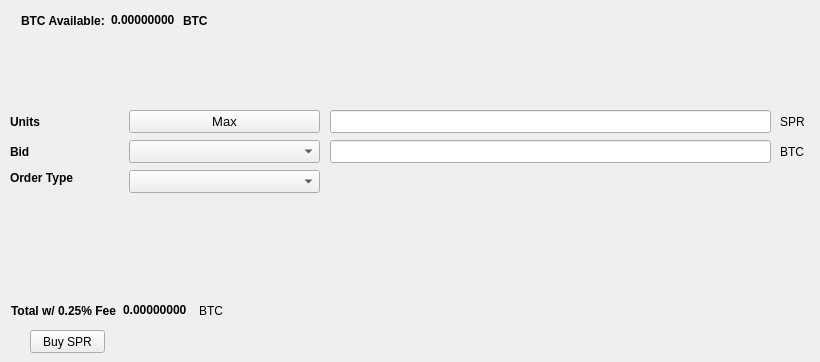
   <widget class="QWidget" name="BuyTab">
    <attribute name="title">
     <string>Buy</string>
    </attribute>
    <widget class="QPushButton" name="BuySPR">
     <property name="geometry">
      <rect>
       <x>30</x>
       <y>330</y>
       <width>75</width>
       <height>23</height>
      </rect>
     </property>
     <property name="text">
      <string>Buy SPR</string>
     </property>
    </widget>
    <widget class="QLabel" name="label_3">
     <property name="geometry">
      <rect>
       <x>10</x>
       <y>110</y>
       <width>46</width>
       <height>23</height>
      </rect>
     </property>
     <property name="font">
      <font>
       <weight>75</weight>
       <bold>true</bold>
      </font>
     </property>
     <property name="text">
      <string>Units</string>
     </property>
    </widget>
    <widget class="QLineEdit" name="UnitsInput">
     <property name="geometry">
      <rect>
       <x>330</x>
       <y>110</y>
       <width>441</width>
       <height>23</height>
      </rect>
     </property>
     <property name="font">
      <font>
       <pointsize>9</pointsize>
       <weight>75</weight>
       <bold>true</bold>
      </font>
     </property>
    </widget>
    <widget class="QLineEdit" name="BuyBidPriceEdit">
     <property name="geometry">
      <rect>
       <x>330</x>
       <y>140</y>
       <width>441</width>
       <height>23</height>
      </rect>
     </property>
     <property name="font">
      <font>
       <pointsize>9</pointsize>
       <weight>75</weight>
       <bold>true</bold>
      </font>
     </property>
    </widget>
    <widget class="QLabel" name="label_4">
     <property name="geometry">
      <rect>
       <x>780</x>
       <y>110</y>
       <width>31</width>
       <height>23</height>
      </rect>
     </property>
     <property name="text">
      <string>SPR</string>
     </property>
    </widget>
    <widget class="QLabel" name="label_5">
     <property name="geometry">
      <rect>
       <x>780</x>
       <y>140</y>
       <width>31</width>
       <height>23</height>
      </rect>
     </property>
     <property name="text">
      <string>BTC</string>
     </property>
    </widget>
    <widget class="QLabel" name="label_6">
     <property name="geometry">
      <rect>
       <x>10</x>
       <y>140</y>
       <width>46</width>
       <height>23</height>
      </rect>
     </property>
     <property name="font">
      <font>
       <weight>75</weight>
       <bold>true</bold>
      </font>
     </property>
     <property name="text">
      <string>Bid</string>
     </property>
    </widget>
    <widget class="QLabel" name="label_7">
     <property name="geometry">
      <rect>
       <x>10</x>
       <y>170</y>
       <width>91</width>
       <height>16</height>
      </rect>
     </property>
     <property name="font">
      <font>
       <weight>75</weight>
       <bold>true</bold>
      </font>
     </property>
     <property name="text">
      <string>Order Type</string>
     </property>
    </widget>
    <widget class="QPushButton" name="Buy_Max_Amount">
     <property name="geometry">
      <rect>
       <x>129</x>
       <y>110</y>
       <width>191</width>
       <height>23</height>
      </rect>
     </property>
     <property name="font">
      <font>
       <pointsize>10</pointsize>
      </font>
     </property>
     <property name="text">
      <string>Max</string>
     </property>
    </widget>
    <widget class="QComboBox" name="BuyBidcomboBox">
     <property name="geometry">
      <rect>
       <x>129</x>
       <y>140</y>
       <width>191</width>
       <height>23</height>
      </rect>
     </property>
     <property name="font">
      <font>
       <pointsize>10</pointsize>
      </font>
     </property>
    </widget>
    <widget class="QComboBox" name="buyOrdertypeCombo">
     <property name="geometry">
      <rect>
       <x>129</x>
       <y>170</y>
       <width>191</width>
       <height>23</height>
      </rect>
     </property>
     <property name="font">
      <font>
       <pointsize>10</pointsize>
      </font>
     </property>
    </widget>
    <widget class="QWidget" name="layoutWidget">
     <property name="geometry">
      <rect>
       <x>21</x>
       <y>11</y>
       <width>227</width>
       <height>19</height>
      </rect>
     </property>
     <layout class="QHBoxLayout" name="horizontalLayout_3">
      <item>
       <widget class="QLabel" name="label232">
        <property name="font">
         <font>
          <weight>75</weight>
          <bold>true</bold>
         </font>
        </property>
        <property name="text">
         <string>BTC Available:</string>
        </property>
       </widget>
      </item>
      <item>
       <widget class="QLabel" name="BtcAvailableLbl">
        <property name="palette">
         <palette>
          <active>
           <colorrole role="WindowText">
            <brush brushstyle="SolidPattern">
             <color alpha="255">
              <red>0</red>
              <green>0</green>
              <blue>0</blue>
             </color>
            </brush>
           </colorrole>
           <colorrole role="Button">
            <brush brushstyle="SolidPattern">
             <color alpha="255">
              <red>0</red>
              <green>170</green>
              <blue>0</blue>
             </color>
            </brush>
           </colorrole>
           <colorrole role="Light">
            <brush brushstyle="SolidPattern">
             <color alpha="255">
              <red>0</red>
              <green>255</green>
              <blue>0</blue>
             </color>
            </brush>
           </colorrole>
           <colorrole role="Midlight">
            <brush brushstyle="SolidPattern">
             <color alpha="255">
              <red>0</red>
              <green>212</green>
              <blue>0</blue>
             </color>
            </brush>
           </colorrole>
           <colorrole role="Dark">
            <brush brushstyle="SolidPattern">
             <color alpha="255">
              <red>0</red>
              <green>85</green>
              <blue>0</blue>
             </color>
            </brush>
           </colorrole>
           <colorrole role="Mid">
            <brush brushstyle="SolidPattern">
             <color alpha="255">
              <red>0</red>
              <green>113</green>
              <blue>0</blue>
             </color>
            </brush>
           </colorrole>
           <colorrole role="Text">
            <brush brushstyle="SolidPattern">
             <color alpha="255">
              <red>0</red>
              <green>170</green>
              <blue>0</blue>
             </color>
            </brush>
           </colorrole>
           <colorrole role="BrightText">
            <brush brushstyle="SolidPattern">
             <color alpha="255">
              <red>255</red>
              <green>255</green>
              <blue>255</blue>
             </color>
            </brush>
           </colorrole>
           <colorrole role="ButtonText">
            <brush brushstyle="SolidPattern">
             <color alpha="255">
              <red>0</red>
              <green>0</green>
              <blue>0</blue>
             </color>
            </brush>
           </colorrole>
           <colorrole role="Base">
            <brush brushstyle="SolidPattern">
             <color alpha="255">
              <red>255</red>
              <green>255</green>
              <blue>255</blue>
             </color>
            </brush>
           </colorrole>
           <colorrole role="Window">
            <brush brushstyle="SolidPattern">
             <color alpha="255">
              <red>0</red>
              <green>170</green>
              <blue>0</blue>
             </color>
            </brush>
           </colorrole>
           <colorrole role="Shadow">
            <brush brushstyle="SolidPattern">
             <color alpha="255">
              <red>0</red>
              <green>0</green>
              <blue>0</blue>
             </color>
            </brush>
           </colorrole>
           <colorrole role="AlternateBase">
            <brush brushstyle="SolidPattern">
             <color alpha="255">
              <red>127</red>
              <green>212</green>
              <blue>127</blue>
             </color>
            </brush>
           </colorrole>
           <colorrole role="ToolTipBase">
            <brush brushstyle="SolidPattern">
             <color alpha="255">
              <red>255</red>
              <green>255</green>
              <blue>220</blue>
             </color>
            </brush>
           </colorrole>
           <colorrole role="ToolTipText">
            <brush brushstyle="SolidPattern">
             <color alpha="255">
              <red>0</red>
              <green>0</green>
              <blue>0</blue>
             </color>
            </brush>
           </colorrole>
          </active>
          <inactive>
           <colorrole role="WindowText">
            <brush brushstyle="SolidPattern">
             <color alpha="255">
              <red>0</red>
              <green>0</green>
              <blue>0</blue>
             </color>
            </brush>
           </colorrole>
           <colorrole role="Button">
            <brush brushstyle="SolidPattern">
             <color alpha="255">
              <red>0</red>
              <green>170</green>
              <blue>0</blue>
             </color>
            </brush>
           </colorrole>
           <colorrole role="Light">
            <brush brushstyle="SolidPattern">
             <color alpha="255">
              <red>0</red>
              <green>255</green>
              <blue>0</blue>
             </color>
            </brush>
           </colorrole>
           <colorrole role="Midlight">
            <brush brushstyle="SolidPattern">
             <color alpha="255">
              <red>0</red>
              <green>212</green>
              <blue>0</blue>
             </color>
            </brush>
           </colorrole>
           <colorrole role="Dark">
            <brush brushstyle="SolidPattern">
             <color alpha="255">
              <red>0</red>
              <green>85</green>
              <blue>0</blue>
             </color>
            </brush>
           </colorrole>
           <colorrole role="Mid">
            <brush brushstyle="SolidPattern">
             <color alpha="255">
              <red>0</red>
              <green>113</green>
              <blue>0</blue>
             </color>
            </brush>
           </colorrole>
           <colorrole role="Text">
            <brush brushstyle="SolidPattern">
             <color alpha="255">
              <red>0</red>
              <green>170</green>
              <blue>0</blue>
             </color>
            </brush>
           </colorrole>
           <colorrole role="BrightText">
            <brush brushstyle="SolidPattern">
             <color alpha="255">
              <red>255</red>
              <green>255</green>
              <blue>255</blue>
             </color>
            </brush>
           </colorrole>
           <colorrole role="ButtonText">
            <brush brushstyle="SolidPattern">
             <color alpha="255">
              <red>0</red>
              <green>0</green>
              <blue>0</blue>
             </color>
            </brush>
           </colorrole>
           <colorrole role="Base">
            <brush brushstyle="SolidPattern">
             <color alpha="255">
              <red>255</red>
              <green>255</green>
              <blue>255</blue>
             </color>
            </brush>
           </colorrole>
           <colorrole role="Window">
            <brush brushstyle="SolidPattern">
             <color alpha="255">
              <red>0</red>
              <green>170</green>
              <blue>0</blue>
             </color>
            </brush>
           </colorrole>
           <colorrole role="Shadow">
            <brush brushstyle="SolidPattern">
             <color alpha="255">
              <red>0</red>
              <green>0</green>
              <blue>0</blue>
             </color>
            </brush>
           </colorrole>
           <colorrole role="AlternateBase">
            <brush brushstyle="SolidPattern">
             <color alpha="255">
              <red>127</red>
              <green>212</green>
              <blue>127</blue>
             </color>
            </brush>
           </colorrole>
           <colorrole role="ToolTipBase">
            <brush brushstyle="SolidPattern">
             <color alpha="255">
              <red>255</red>
              <green>255</green>
              <blue>220</blue>
             </color>
            </brush>
           </colorrole>
           <colorrole role="ToolTipText">
            <brush brushstyle="SolidPattern">
             <color alpha="255">
              <red>0</red>
              <green>0</green>
              <blue>0</blue>
             </color>
            </brush>
           </colorrole>
          </inactive>
          <disabled>
           <colorrole role="WindowText">
            <brush brushstyle="SolidPattern">
             <color alpha="255">
              <red>0</red>
              <green>85</green>
              <blue>0</blue>
             </color>
            </brush>
           </colorrole>
           <colorrole role="Button">
            <brush brushstyle="SolidPattern">
             <color alpha="255">
              <red>0</red>
              <green>170</green>
              <blue>0</blue>
             </color>
            </brush>
           </colorrole>
           <colorrole role="Light">
            <brush brushstyle="SolidPattern">
             <color alpha="255">
              <red>0</red>
              <green>255</green>
              <blue>0</blue>
             </color>
            </brush>
           </colorrole>
           <colorrole role="Midlight">
            <brush brushstyle="SolidPattern">
             <color alpha="255">
              <red>0</red>
              <green>212</green>
              <blue>0</blue>
             </color>
            </brush>
           </colorrole>
           <colorrole role="Dark">
            <brush brushstyle="SolidPattern">
             <color alpha="255">
              <red>0</red>
              <green>85</green>
              <blue>0</blue>
             </color>
            </brush>
           </colorrole>
           <colorrole role="Mid">
            <brush brushstyle="SolidPattern">
             <color alpha="255">
              <red>0</red>
              <green>113</green>
              <blue>0</blue>
             </color>
            </brush>
           </colorrole>
           <colorrole role="Text">
            <brush brushstyle="SolidPattern">
             <color alpha="255">
              <red>0</red>
              <green>85</green>
              <blue>0</blue>
             </color>
            </brush>
           </colorrole>
           <colorrole role="BrightText">
            <brush brushstyle="SolidPattern">
             <color alpha="255">
              <red>255</red>
              <green>255</green>
              <blue>255</blue>
             </color>
            </brush>
           </colorrole>
           <colorrole role="ButtonText">
            <brush brushstyle="SolidPattern">
             <color alpha="255">
              <red>0</red>
              <green>85</green>
              <blue>0</blue>
             </color>
            </brush>
           </colorrole>
           <colorrole role="Base">
            <brush brushstyle="SolidPattern">
             <color alpha="255">
              <red>0</red>
              <green>170</green>
              <blue>0</blue>
             </color>
            </brush>
           </colorrole>
           <colorrole role="Window">
            <brush brushstyle="SolidPattern">
             <color alpha="255">
              <red>0</red>
              <green>170</green>
              <blue>0</blue>
             </color>
            </brush>
           </colorrole>
           <colorrole role="Shadow">
            <brush brushstyle="SolidPattern">
             <color alpha="255">
              <red>0</red>
              <green>0</green>
              <blue>0</blue>
             </color>
            </brush>
           </colorrole>
           <colorrole role="AlternateBase">
            <brush brushstyle="SolidPattern">
             <color alpha="255">
              <red>0</red>
              <green>170</green>
              <blue>0</blue>
             </color>
            </brush>
           </colorrole>
           <colorrole role="ToolTipBase">
            <brush brushstyle="SolidPattern">
             <color alpha="255">
              <red>255</red>
              <green>255</green>
              <blue>220</blue>
             </color>
            </brush>
           </colorrole>
           <colorrole role="ToolTipText">
            <brush brushstyle="SolidPattern">
             <color alpha="255">
              <red>0</red>
              <green>0</green>
              <blue>0</blue>
             </color>
            </brush>
           </colorrole>
          </disabled>
         </palette>
        </property>
        <property name="font">
         <font>
          <weight>75</weight>
          <bold>true</bold>
         </font>
        </property>
        <property name="text">
         <string>0.00000000</string>
        </property>
        <property name="textInteractionFlags">
         <set>Qt::LinksAccessibleByMouse|Qt::TextSelectableByKeyboard|Qt::TextSelectableByMouse</set>
        </property>
       </widget>
      </item>
      <item>
       <widget class="QLabel" name="BtcAvailableLbl_2">
        <property name="font">
         <font>
          <weight>75</weight>
          <bold>true</bold>
         </font>
        </property>
        <property name="text">
         <string>BTC</string>
        </property>
       </widget>
      </item>
     </layout>
    </widget>
    <widget class="QWidget" name="layoutWidget">
     <property name="geometry">
      <rect>
       <x>11</x>
       <y>301</y>
       <width>258</width>
       <height>19</height>
      </rect>
     </property>
     <layout class="QHBoxLayout" name="horizontalLayout_4">
      <item>
       <widget class="QLabel" name="label_9">
        <property name="font">
         <font>
          <weight>75</weight>
          <bold>true</bold>
         </font>
        </property>
        <property name="text">
         <string>Total w/ 0.25% Fee</string>
        </property>
       </widget>
      </item>
      <item>
       <widget class="QLabel" name="BuyCostLabel">
        <property name="palette">
         <palette>
          <active>
           <colorrole role="WindowText">
            <brush brushstyle="SolidPattern">
             <color alpha="255">
              <red>0</red>
              <green>0</green>
              <blue>0</blue>
             </color>
            </brush>
           </colorrole>
           <colorrole role="Button">
            <brush brushstyle="SolidPattern">
             <color alpha="255">
              <red>0</red>
              <green>170</green>
              <blue>0</blue>
             </color>
            </brush>
           </colorrole>
           <colorrole role="Light">
            <brush brushstyle="SolidPattern">
             <color alpha="255">
              <red>0</red>
              <green>255</green>
              <blue>0</blue>
             </color>
            </brush>
           </colorrole>
           <colorrole role="Midlight">
            <brush brushstyle="SolidPattern">
             <color alpha="255">
              <red>0</red>
              <green>212</green>
              <blue>0</blue>
             </color>
            </brush>
           </colorrole>
           <colorrole role="Dark">
            <brush brushstyle="SolidPattern">
             <color alpha="255">
              <red>0</red>
              <green>85</green>
              <blue>0</blue>
             </color>
            </brush>
           </colorrole>
           <colorrole role="Mid">
            <brush brushstyle="SolidPattern">
             <color alpha="255">
              <red>0</red>
              <green>113</green>
              <blue>0</blue>
             </color>
            </brush>
           </colorrole>
           <colorrole role="Text">
            <brush brushstyle="SolidPattern">
             <color alpha="255">
              <red>0</red>
              <green>170</green>
              <blue>0</blue>
             </color>
            </brush>
           </colorrole>
           <colorrole role="BrightText">
            <brush brushstyle="SolidPattern">
             <color alpha="255">
              <red>255</red>
              <green>255</green>
              <blue>255</blue>
             </color>
            </brush>
           </colorrole>
           <colorrole role="ButtonText">
            <brush brushstyle="SolidPattern">
             <color alpha="255">
              <red>0</red>
              <green>0</green>
              <blue>0</blue>
             </color>
            </brush>
           </colorrole>
           <colorrole role="Base">
            <brush brushstyle="SolidPattern">
             <color alpha="255">
              <red>255</red>
              <green>255</green>
              <blue>255</blue>
             </color>
            </brush>
           </colorrole>
           <colorrole role="Window">
            <brush brushstyle="SolidPattern">
             <color alpha="255">
              <red>0</red>
              <green>170</green>
              <blue>0</blue>
             </color>
            </brush>
           </colorrole>
           <colorrole role="Shadow">
            <brush brushstyle="SolidPattern">
             <color alpha="255">
              <red>0</red>
              <green>0</green>
              <blue>0</blue>
             </color>
            </brush>
           </colorrole>
           <colorrole role="AlternateBase">
            <brush brushstyle="SolidPattern">
             <color alpha="255">
              <red>127</red>
              <green>212</green>
              <blue>127</blue>
             </color>
            </brush>
           </colorrole>
           <colorrole role="ToolTipBase">
            <brush brushstyle="SolidPattern">
             <color alpha="255">
              <red>255</red>
              <green>255</green>
              <blue>220</blue>
             </color>
            </brush>
           </colorrole>
           <colorrole role="ToolTipText">
            <brush brushstyle="SolidPattern">
             <color alpha="255">
              <red>0</red>
              <green>0</green>
              <blue>0</blue>
             </color>
            </brush>
           </colorrole>
          </active>
          <inactive>
           <colorrole role="WindowText">
            <brush brushstyle="SolidPattern">
             <color alpha="255">
              <red>0</red>
              <green>0</green>
              <blue>0</blue>
             </color>
            </brush>
           </colorrole>
           <colorrole role="Button">
            <brush brushstyle="SolidPattern">
             <color alpha="255">
              <red>0</red>
              <green>170</green>
              <blue>0</blue>
             </color>
            </brush>
           </colorrole>
           <colorrole role="Light">
            <brush brushstyle="SolidPattern">
             <color alpha="255">
              <red>0</red>
              <green>255</green>
              <blue>0</blue>
             </color>
            </brush>
           </colorrole>
           <colorrole role="Midlight">
            <brush brushstyle="SolidPattern">
             <color alpha="255">
              <red>0</red>
              <green>212</green>
              <blue>0</blue>
             </color>
            </brush>
           </colorrole>
           <colorrole role="Dark">
            <brush brushstyle="SolidPattern">
             <color alpha="255">
              <red>0</red>
              <green>85</green>
              <blue>0</blue>
             </color>
            </brush>
           </colorrole>
           <colorrole role="Mid">
            <brush brushstyle="SolidPattern">
             <color alpha="255">
              <red>0</red>
              <green>113</green>
              <blue>0</blue>
             </color>
            </brush>
           </colorrole>
           <colorrole role="Text">
            <brush brushstyle="SolidPattern">
             <color alpha="255">
              <red>0</red>
              <green>170</green>
              <blue>0</blue>
             </color>
            </brush>
           </colorrole>
           <colorrole role="BrightText">
            <brush brushstyle="SolidPattern">
             <color alpha="255">
              <red>255</red>
              <green>255</green>
              <blue>255</blue>
             </color>
            </brush>
           </colorrole>
           <colorrole role="ButtonText">
            <brush brushstyle="SolidPattern">
             <color alpha="255">
              <red>0</red>
              <green>0</green>
              <blue>0</blue>
             </color>
            </brush>
           </colorrole>
           <colorrole role="Base">
            <brush brushstyle="SolidPattern">
             <color alpha="255">
              <red>255</red>
              <green>255</green>
              <blue>255</blue>
             </color>
            </brush>
           </colorrole>
           <colorrole role="Window">
            <brush brushstyle="SolidPattern">
             <color alpha="255">
              <red>0</red>
              <green>170</green>
              <blue>0</blue>
             </color>
            </brush>
           </colorrole>
           <colorrole role="Shadow">
            <brush brushstyle="SolidPattern">
             <color alpha="255">
              <red>0</red>
              <green>0</green>
              <blue>0</blue>
             </color>
            </brush>
           </colorrole>
           <colorrole role="AlternateBase">
            <brush brushstyle="SolidPattern">
             <color alpha="255">
              <red>127</red>
              <green>212</green>
              <blue>127</blue>
             </color>
            </brush>
           </colorrole>
           <colorrole role="ToolTipBase">
            <brush brushstyle="SolidPattern">
             <color alpha="255">
              <red>255</red>
              <green>255</green>
              <blue>220</blue>
             </color>
            </brush>
           </colorrole>
           <colorrole role="ToolTipText">
            <brush brushstyle="SolidPattern">
             <color alpha="255">
              <red>0</red>
              <green>0</green>
              <blue>0</blue>
             </color>
            </brush>
           </colorrole>
          </inactive>
          <disabled>
           <colorrole role="WindowText">
            <brush brushstyle="SolidPattern">
             <color alpha="255">
              <red>0</red>
              <green>85</green>
              <blue>0</blue>
             </color>
            </brush>
           </colorrole>
           <colorrole role="Button">
            <brush brushstyle="SolidPattern">
             <color alpha="255">
              <red>0</red>
              <green>170</green>
              <blue>0</blue>
             </color>
            </brush>
           </colorrole>
           <colorrole role="Light">
            <brush brushstyle="SolidPattern">
             <color alpha="255">
              <red>0</red>
              <green>255</green>
              <blue>0</blue>
             </color>
            </brush>
           </colorrole>
           <colorrole role="Midlight">
            <brush brushstyle="SolidPattern">
             <color alpha="255">
              <red>0</red>
              <green>212</green>
              <blue>0</blue>
             </color>
            </brush>
           </colorrole>
           <colorrole role="Dark">
            <brush brushstyle="SolidPattern">
             <color alpha="255">
              <red>0</red>
              <green>85</green>
              <blue>0</blue>
             </color>
            </brush>
           </colorrole>
           <colorrole role="Mid">
            <brush brushstyle="SolidPattern">
             <color alpha="255">
              <red>0</red>
              <green>113</green>
              <blue>0</blue>
             </color>
            </brush>
           </colorrole>
           <colorrole role="Text">
            <brush brushstyle="SolidPattern">
             <color alpha="255">
              <red>0</red>
              <green>85</green>
              <blue>0</blue>
             </color>
            </brush>
           </colorrole>
           <colorrole role="BrightText">
            <brush brushstyle="SolidPattern">
             <color alpha="255">
              <red>255</red>
              <green>255</green>
              <blue>255</blue>
             </color>
            </brush>
           </colorrole>
           <colorrole role="ButtonText">
            <brush brushstyle="SolidPattern">
             <color alpha="255">
              <red>0</red>
              <green>85</green>
              <blue>0</blue>
             </color>
            </brush>
           </colorrole>
           <colorrole role="Base">
            <brush brushstyle="SolidPattern">
             <color alpha="255">
              <red>0</red>
              <green>170</green>
              <blue>0</blue>
             </color>
            </brush>
           </colorrole>
           <colorrole role="Window">
            <brush brushstyle="SolidPattern">
             <color alpha="255">
              <red>0</red>
              <green>170</green>
              <blue>0</blue>
             </color>
            </brush>
           </colorrole>
           <colorrole role="Shadow">
            <brush brushstyle="SolidPattern">
             <color alpha="255">
              <red>0</red>
              <green>0</green>
              <blue>0</blue>
             </color>
            </brush>
           </colorrole>
           <colorrole role="AlternateBase">
            <brush brushstyle="SolidPattern">
             <color alpha="255">
              <red>0</red>
              <green>170</green>
              <blue>0</blue>
             </color>
            </brush>
           </colorrole>
           <colorrole role="ToolTipBase">
            <brush brushstyle="SolidPattern">
             <color alpha="255">
              <red>255</red>
              <green>255</green>
              <blue>220</blue>
             </color>
            </brush>
           </colorrole>
           <colorrole role="ToolTipText">
            <brush brushstyle="SolidPattern">
             <color alpha="255">
              <red>0</red>
              <green>0</green>
              <blue>0</blue>
             </color>
            </brush>
           </colorrole>
          </disabled>
         </palette>
        </property>
        <property name="font">
         <font>
          <weight>75</weight>
          <bold>true</bold>
         </font>
        </property>
        <property name="autoFillBackground">
         <bool>false</bool>
        </property>
        <property name="text">
         <string>0.00000000</string>
        </property>
        <property name="textInteractionFlags">
         <set>Qt::LinksAccessibleByMouse|Qt::TextSelectableByMouse</set>
        </property>
       </widget>
      </item>
      <item>
       <widget class="QLabel" name="label_10">
        <property name="font">
         <font>
          <weight>50</weight>
          <bold>false</bold>
         </font>
        </property>
        <property name="text">
         <string>BTC</string>
        </property>
       </widget>
      </item>
     </layout>
    </widget>
   </widget>
